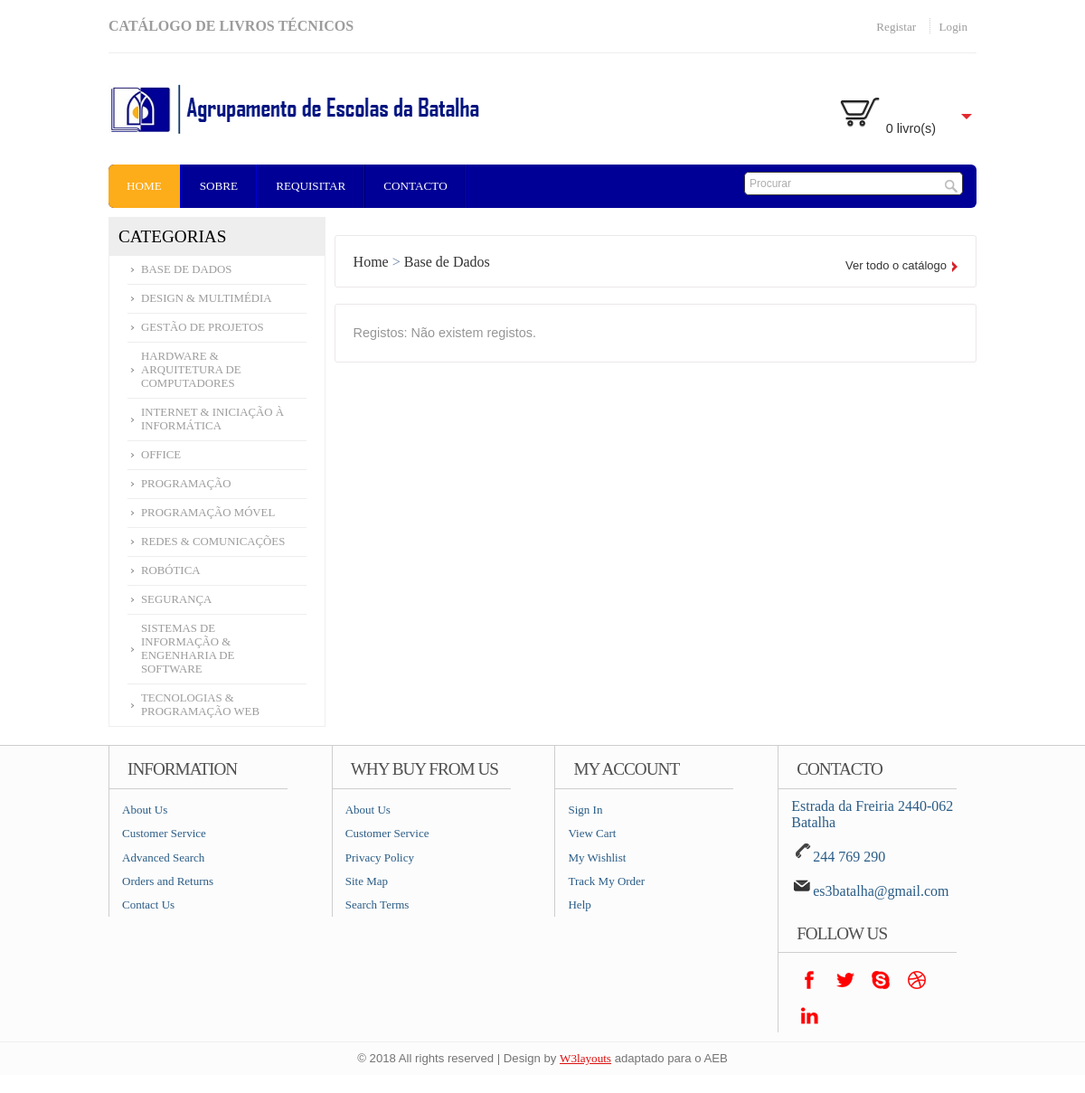
/livroscatalogo.php?id=1, run on the app's committed database.
### tables this page shows
CREATE TABLE IF NOT EXISTS `categorias` (
`idCat` int(4) NOT NULL,
  `categoria` varchar(60) NOT NULL
);

### livroscatalogo.php (the view, shortened to what this page needs)
<!DOCTYPE HTML>
<head>
<link href="css/style.css" rel="stylesheet" type="text/css" media="all"/>
<link href="css/slider.css" rel="stylesheet" type="text/css" media="all"/>
</head>
<body>
  <div class="wrap">
	<div class="header">
		<div class="headertop_desc">
			<div class="call">
				 <h3>CATÁLOGO DE LIVROS TÉCNICOS</h3>
			</div>
			<div class="account_desc">
				<ul>
				<?php
					if (!isset($_SESSION['UserID'])) {
						?>
						<li><a href='registar.php'>Registar</a></li>
						<li><a href='login.php'>Login</a></li>
					<?php
					}
				?>
				</ul>
			</div>
		</div>
		<div class="header_top">
			<div class="logo">
				<a href="index.php"><img src="images/aeblogo.png" alt="Agrupamento de Escolas da Batalha" /></a>
			</div>
			  <div class="cart">
			  	   <p><span><img src="images/bcart48.png" alt="Carrinho"></span><div id="dd" class="wrapper-dropdown-2"> 0 livro(s)
					</div></p>
			  </div>
  </div>
	<div class="header_bottom">
	     	<div class="menu">
	     		<ul>
			    	<li class="active"><a href="index.php">Home</a></li>
			    	<li><a href="about.html">Sobre</a></li>
			    	<li><a href="delivery.html">Requisitar</a></li>
			    	<li><a href="contacto.php">Contacto</a></li>
     			</ul>
	     	</div>
	     	<div class="search_box">
	     		<form>
	     			<input type="text" value="Procurar" onfocus="this.value = '';" onblur="if (this.value == '') {this.value = 'Search';}"><input type="submit" value="">
	     		</form>
	     	</div>
	     </div>
	<div class="header_slide">
			<div class="header_bottom_left">
				<div class="categories">
				  <ul>
				  	<h3>Categorias</h3>
<?php
	include("ligar_db.php");
	mysqli_set_charset($ligacao, "utf8");
	$campo1="idCat";
	$campo2="categoria";
	$consulta = "SELECT idCat, categoria FROM categorias ORDER BY 2 ASC";
	$resultado = mysqli_query($ligacao, $consulta);
	if($resultado){
		while($linha = mysqli_fetch_array($resultado)){
			$id = $linha["$campo1"];
			$nome = $linha["$campo2"];
			echo "<li><a href='?id=" .$id. "'>".$nome."</a></li>";
		}
	}
?>
				  </ul>
				</div>
	  	     </div>
			<div class="header_bottom_right">
<div class="content">
    	<div class="content_top">
			<div class="back-links">
	<?php
		if(!isset($_GET['id'])) {
			$mode=0;
			$categoriaLink = "Todo o cátalogo";
		}
		else {
			$idCat = $_GET['id'];
			$mode=1;
			$categoriaID = $idCat;
			$obterCat = mysqli_query($ligacao, "SELECT * FROM categorias WHERE idCat='$categoriaID'");
			$categoriaLink = mysqli_fetch_array($obterCat)[1];
		}
	?>
					<p><a href="index.php">Home</a> > <?php echo "<a href='?id=" .$id. "'>".$categoriaLink."</a>"; ?></p>
			</div>
			<div class="see">
    			<p><a href="livroscatalogo.php">Ver todo o catálogo</a></p>
    		</div>
    	</div>
		<div class="section group">
	<?php
	$registosPagina = 8;
	$primeiroReg = ($_GET['pagina'] * $registosPagina) - $registosPagina;
	if ($mode !=0) {
		$consulta = "SELECT * FROM livros1 WHERE idCat='$categoriaID' ORDER BY titulo ASC LIMIT $primeiroReg, $registosPagina";
	}
	else {
		$consulta = "SELECT * FROM livros1 ORDER BY titulo ASC LIMIT $primeiroReg, $registosPagina";
	}
	$resultado = mysqli_query($ligacao, $consulta);
	if(!empty(mysqli_num_rows($resultado))){
		while ($linha = mysqli_fetch_array($resultado)){
			$id = $linha["idLivro"];
			$nome = $linha["titulo"];
			$categoriaID = $linha["idCat"];
			$editoraID = $linha["idEditora"];
			$obterCat = mysqli_query($ligacao, "SELECT * FROM categorias WHERE idCat='$categoriaID'");
			$categoria = mysqli_fetch_array($obterCat);
			$obterEdit = mysqli_query($ligacao, "SELECT * FROM editoras WHERE idEditora='$editoraID'");
			$editora = mysqli_fetch_array($obterEdit);
			$autor = $linha["autor"];
			$capa = $linha["imgCapa"];
			$pastaCapas = "images/capas/";
			$ano = $linha["anoEdicao"];
		?>
				<div class="grid_1_of_4 images_1_of_4">
					 <?php 	echo "<a href='preview.php?id=".$id."'>";
							echo "<img src='".$pastaCapas.$capa."' border='0'></a>"; ?>
					 <h2><?php echo $nome; ?></h2>
					 <h3><?php echo $autor; ?></h3>
					 <h4><?php echo $categoria[1]; ?></h4>
					<div class="price-details">
						<div class="price-number">
							<p><span class="escudos">
									<?php echo $editora[1];
										echo "<br>Ano de edição: ";
										echo $ano; ?>
							</span></p>
						</div>
						<div class="add-cart2">
							<h4><?php echo "<a href='preview.php?id=".$id."'>"; ?>
								<img src="images/bcart24.png" alt="Carrinho"></a></h4>
						</div>
						<div class="clear"></div>
					</div>
				</div>
			<?php
			}
			?>
			<div class="clear"></div>
			<div class="content_top">
				<div class="gridtable">
					<p class="navreg">Registos:&nbsp;
<?php
		if ($mode !=0) {
			$sqlTodosReg = mysqli_query($ligacao, "SELECT * FROM livros1 WHERE idCat='$categoriaID' ORDER BY titulo ASC");
		}
		else {
			$sqlTodosReg = mysqli_query($ligacao, "SELECT * FROM livros1 ORDER BY titulo ASC");
		}
		$totalRegistos = mysqli_num_rows($sqlTodosReg);
		$totalPaginas = ceil($totalRegistos / $registosPagina);
		$totalPaginas++;
		$pagina = $_GET['pagina'];
		if ($pagina ==1) {
			if ($mode==0) {
				echo "<a href=?pagina=".($pagina)."></a>";
			}
			else {
				echo "<a href=?id=".($idCat)."&pagina=".($pagina)."></a>";
			}
		}
		else {
			if ($mode==0) {
				echo "<a href=?pagina=".($pagina-1).">Anterior</a>";
			}
			else {
				echo "<a href=?id=".($idCat)."&pagina=".($pagina-1).">Anterior</a>";
			}
		}
		for ($pag=1; $pag<$totalPaginas; $pag++) {
			if ($pagina == $pag) {
				echo "&nbsp;[$pag]&nbsp;";
			}
			else {
				$paginaSeguinte = $pag;
				if ($mode==0) {
					echo "&nbsp;<a href=?pagina=$paginaSeguinte>$pag</a>&nbsp;";
				}
				else {
					echo "&nbsp;<a href=?id=".($idCat)."&pagina=$paginaSeguinte>$pag</a>&nbsp;";
				}
			}
		}
		if (($pagina+1) < $totalPaginas) {
			if ($mode==0) {
				echo "<a href=?pagina=".($pagina+1).">Seguinte</a>";
			}
			else {
				echo "<a href=?id=".($idCat)."&pagina=".($pagina+1).">Seguinte</a>";
			}
		}
		else {
			echo "";
		}
		echo "</p>";
		?>
				</div>
			<div class="clear"></div>
			</div>
		<?php
	}
	else {
			echo "<div class='clear'>&nbsp;</div>";
			echo "<div class='content_top'>";
			echo "<div class='gridtable'><p >Registos:&nbsp;Não existem registos.</p></div>";
			echo "<div class='clear'></div></div>";
	}
			?>
		</div>
</div>
			</div>
		</div>
   </div>
</div>
   <div class="footer">
   	  <div class="wrap">
	     <div class="section group">
				<div class="col_1_of_4 span_1_of_4">
						<h4>Information</h4>
						<ul>
						<li><a href="about.html">About Us</a></li>
						<li><a href="contact.html">Customer Service</a></li>
						<li><a href="#">Advanced Search</a></li>
						<li><a href="delivery.html">Orders and Returns</a></li>
						<li><a href="contact.html">Contact Us</a></li>
						</ul>
					</div>
				<div class="col_1_of_4 span_1_of_4">
					<h4>Why buy from us</h4>
						<ul>
						<li><a href="about.html">About Us</a></li>
						<li><a href="contact.html">Customer Service</a></li>
						<li><a href="#">Privacy Policy</a></li>
						<li><a href="contact.html">Site Map</a></li>
						<li><a href="#">Search Terms</a></li>
						</ul>
				</div>
				<div class="col_1_of_4 span_1_of_4">
					<h4>My account</h4>
						<ul>
							<li><a href="contact.html">Sign In</a></li>
							<li><a href="index.html">View Cart</a></li>
							<li><a href="#">My Wishlist</a></li>
							<li><a href="#">Track My Order</a></li>
							<li><a href="contact.html">Help</a></li>
						</ul>
				</div>
				<div class="col_1_of_4 span_1_of_4">
					<h4>Contacto</h4>
						<ul>
							<li><span>Estrada da Freiria 2440-062 Batalha</span></li>
							<li><span><img src="images/telefone.png">244 769 290</span></li>
							<li><span><img src="images/email.png">es3batalha@gmail.com</span></li>
						</ul>
						<div class="social-icons">
							<h4>Follow Us</h4>
					   		  <ul>
							      <li><a href="#" target="_blank"><img src="images/facebook.png" alt="" /></a></li>
							      <li><a href="#" target="_blank"><img src="images/twitter.png" alt="" /></a></li>
							      <li><a href="#" target="_blank"><img src="images/skype.png" alt="" /> </a></li>
							      <li><a href="#" target="_blank"> <img src="images/dribbble.png" alt="" /></a></li>
							      <li><a href="#" target="_blank"> <img src="images/linkedin.png" alt="" /></a></li>
						     </ul>
   	 					</div>
				</div>
			</div>
        </div>
        <div class="copy_right">
				<p>&copy; 2018 All rights reserved | Design by <a href="http://w3layouts.com/">W3layouts</a> adaptado para o AEB</p>
		   </div>
    </div>
</body>
</html>

### data on the page
categorias: categoria "BASE DE DADOS", categoria "Base de Dados"
categorias: categoria "DESIGN & MULTIMÉDIA"
categorias: categoria "GESTÃO DE PROJETOS"
categorias: categoria "HARDWARE & ARQUITETURA DE COMPUTADORES"
categorias: categoria "INTERNET & INICIAÇÃO À INFORMÁTICA"
categorias: categoria "OFFICE"
categorias: categoria "PROGRAMAÇÃO"
categorias: categoria "PROGRAMAÇÃO MÓVEL"
categorias: categoria "REDES & COMUNICAÇÕES"
categorias: categoria "ROBÓTICA"
categorias: categoria "SEGURANÇA"
categorias: categoria "SISTEMAS DE INFORMAÇÃO & ENGENHARIA DE SOFTWARE"
categorias: categoria "TECNOLOGIAS & PROGRAMAÇÃO WEB"
